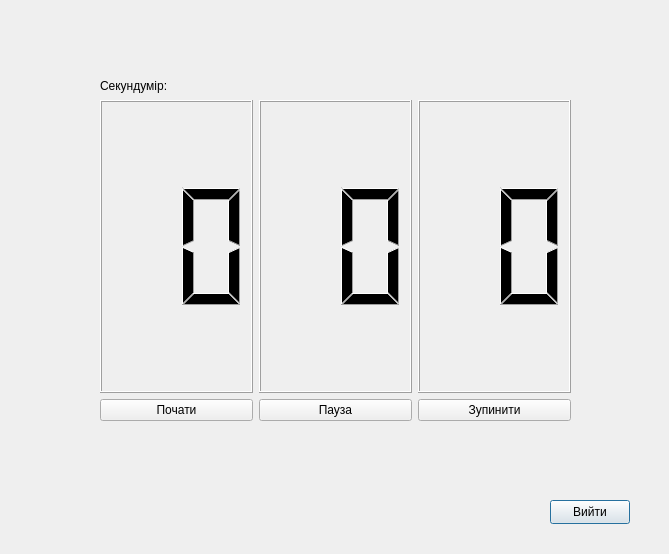
<?xml version="1.0" encoding="UTF-8"?>
<ui version="4.0">
 <class>secund</class>
 <widget class="QDialog" name="secund">
  <property name="geometry">
   <rect>
    <x>0</x>
    <y>0</y>
    <width>669</width>
    <height>554</height>
   </rect>
  </property>
  <property name="windowTitle">
   <string>Dialog</string>
  </property>
  <widget class="QLabel" name="label">
   <property name="geometry">
    <rect>
     <x>100</x>
     <y>60</y>
     <width>91</width>
     <height>51</height>
    </rect>
   </property>
   <property name="text">
    <string>Секундумір:</string>
   </property>
  </widget>
  <widget class="QPushButton" name="pushButton_2">
   <property name="geometry">
    <rect>
     <x>550</x>
     <y>500</y>
     <width>80</width>
     <height>24</height>
    </rect>
   </property>
   <property name="text">
    <string>Вийти</string>
   </property>
  </widget>
  <widget class="QWidget" name="">
   <property name="geometry">
    <rect>
     <x>100</x>
     <y>100</y>
     <width>471</width>
     <height>321</height>
    </rect>
   </property>
   <layout class="QVBoxLayout" name="verticalLayout">
    <item>
     <layout class="QHBoxLayout" name="horizontalLayout">
      <item>
       <widget class="QLCDNumber" name="hor">
        <property name="digitCount">
         <number>2</number>
        </property>
       </widget>
      </item>
      <item>
       <widget class="QLCDNumber" name="min">
        <property name="digitCount">
         <number>2</number>
        </property>
       </widget>
      </item>
      <item>
       <widget class="QLCDNumber" name="sec">
        <property name="digitCount">
         <number>2</number>
        </property>
       </widget>
      </item>
     </layout>
    </item>
    <item>
     <layout class="QHBoxLayout" name="horizontalLayout_2">
      <item>
       <widget class="QPushButton" name="bstart">
        <property name="text">
         <string>Почати</string>
        </property>
       </widget>
      </item>
      <item>
       <widget class="QPushButton" name="bpause">
        <property name="text">
         <string>Пауза</string>
        </property>
       </widget>
      </item>
      <item>
       <widget class="QPushButton" name="bstop">
        <property name="text">
         <string>Зупинити</string>
        </property>
       </widget>
      </item>
     </layout>
    </item>
   </layout>
  </widget>
 </widget>
 <resources/>
 <connections/>
</ui>
